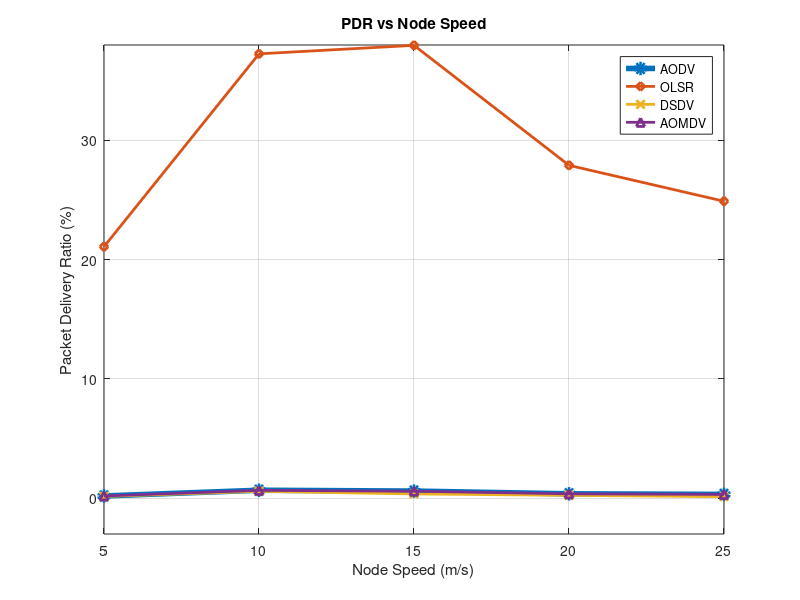

MATLAB code to generate this figure:
clc;
clear;
close all;

% X-axis values
speed = [5 10 15 20 25];

% Y-axis values
AODV  = [0.19 0.67 0.60 0.37 0.32];
OLSR  = [21.09 37.26 37.97 27.91 24.90];
DSDV  = [0.15 0.58 0.36 0.24 0.13];
AOMDV = [0.19 0.66 0.59 0.37 0.32];
% Plotting
figure;

plot(speed, AODV, '-o', 'LineWidth', 4); hold on;
plot(speed, OLSR, '-d', 'LineWidth', 2);
plot(speed, DSDV, '-x', 'LineWidth', 2);
plot(speed, AOMDV, '-^', 'LineWidth', 2);


% Labels and Title
xlabel('Node Speed (m/s)');
ylabel('Packet Delivery Ratio (%)');
title('PDR vs Node Speed');

% Legend
legend('AODV','OLSR','DSDV','AOMDV','Location','best');

% Grid
grid on;

% Axis limits (optional for better match)
ylim([-3 38]);

hold off;
